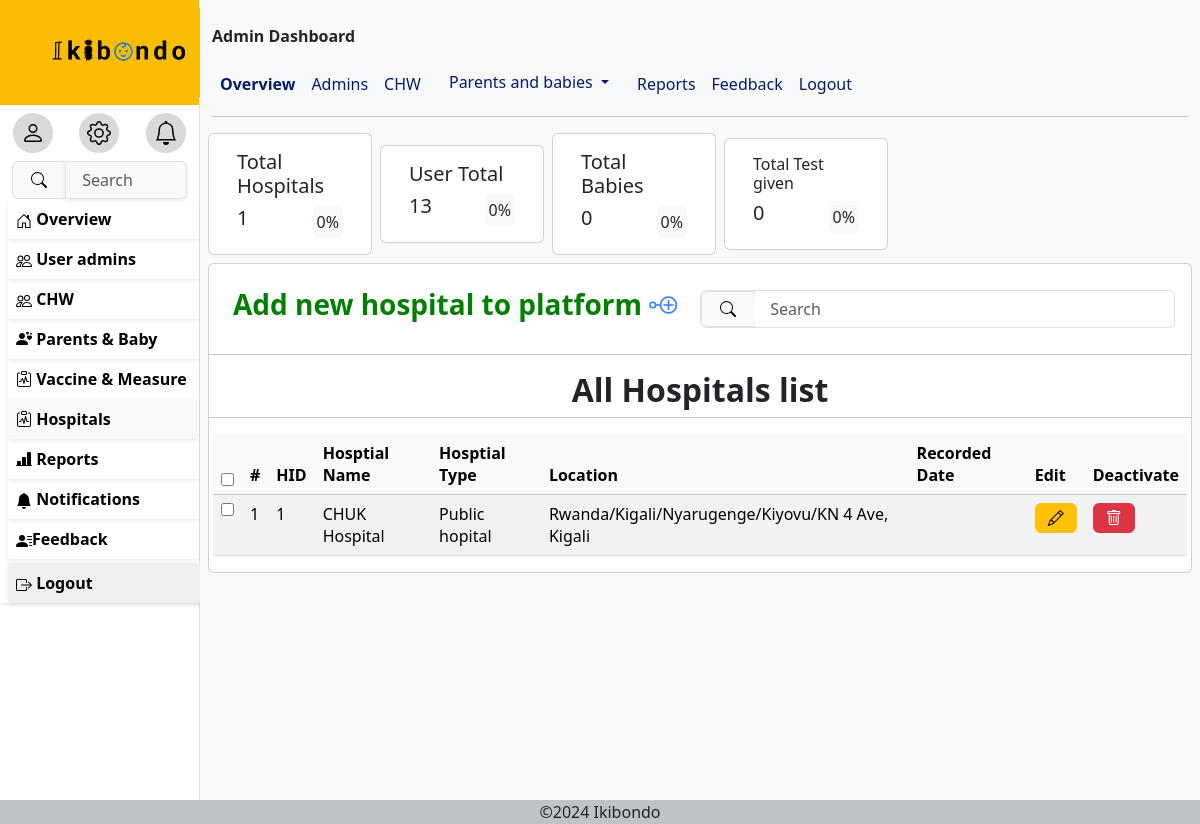
The app's page /hospitals (signed in) with its own data.
### ikibondoapp/models.py (models this page shows, shortened)
class Hospital(models.Model):
    HID= models.PositiveBigIntegerField(primary_key=True)
    LocationId=models.ForeignKey(Location, on_delete=models.CASCADE,related_name='Hospital')
    Names= models.CharField(max_length=100)
    Hospitaltype= models.TextField()

class Location(models.Model):
    LocationId= models.PositiveIntegerField(primary_key=True)
    Country = models.CharField(max_length=100, default='Rwanda', blank=True)
    Provence= models.CharField(max_length=100)
    District= models.CharField(max_length=100)
    Village= models.CharField(max_length=100)
    Streetcode=models.CharField(max_length=50,blank=True)
    def __str__(self):
        return  f"{self.Country}/{self.Provence}/{self.District}/{self.Village}/{self.Streetcode}"
    class Meta:
        verbose_name_plural="Locations"

### ikibondoapp/views.py (the view)
# urls.py: path('hospitals',hospital_view,name='hospitals'),
@login_required
def hospital_view(request):
    user=request.user
    hos=Hospital.objects.all()
    return render(request,'hospitals.html',{'user':user,'totals':total,'hospitals':hos})

### TEMPLATES/hospitals.html (shortened to what this page needs)
{% extends 'base.html' %}
{%block menu%}
     <a href="{% url 'useradmin' %}" class="remove">
      <div class="p-2 ms-2 shadow-sm fw-bold hovs">
        Overview</div>
     </a>
     {%if user.role == 'Superadmin'%}
     <a href="{% url 'admins'%}" class="remove">
      <div class="p-2 ms-2 shadow-sm fw-bold hovs">
        User admins
       </div>
     </a>
     {%endif%}
     {% if user.role == 'Superadmin' or user.role == 'Nurse'%}
     <a href="{% url 'chw'%}" class="remove">
      <div class="p-2 ms-2 shadow-sm fw-bold  hovs">
        CHW
       </div>
     </a>
     {%endif%}
     <a href="{% url 'parents' %}" class="remove hovs">
      <div class="p-2  ms-2 shadow-sm fw-bold hovs">
        <i class="bi bi-person-hearts"></i>
         Parents & Baby</div>
     </a>
     <a href="{% url 'vaccine' %}" class="remove">
      <div class="p-2 ms-2 shadow-sm fw-bold hovs">
        <i class="bi bi-clipboard-pulse"></i>
         Vaccine & Measure</div>
     </a>
     {% if user.role == 'Superadmin' or user.role == 'Nurse'%}
     <a href="{% url 'hospitals' %}" class="remove">
      <div class="p-2 ms-2 shadow-sm fw-bold bg-light hovs">
        <i class="bi bi-clipboard-pulse"></i>
         Hospitals</div>
     </a>
     <a href="{% url 'reports' %}" class="remove">
      <div class="p-2 ms-2 shadow-sm fw-bold  hovs">
        <i class="bi bi-bar-chart-line-fill"></i>
        Reports</div>
     </a>
     {%endif%}
     <a href="{% url 'notification'%}" class="remove">
      <div class="p-2 ms-2 shadow-sm fw-bold  hovs">
        <svg xmlns="http://www.w3.org/2000/svg" width="16" height="16" fill="currentColor" class="bi bi-bell-fill" viewBox="0 0 16 16">
          <path d="M8 16a2 2 0 0 0 2-2H6a2 2 0 0 0 2 2m.995-14.901a1 1 0 1 0-1.99 0A5 5 0 0 0 3 6c0 1.098-.5 6-2 7h14c-1.5-1-2-5.902-2-7 0-2.42-1.72-4.44-4.005-4.901"/>
        </svg>
         Notifications</div>
     </a>
     {%if user.role == 'Superadmin' or user.role == 'Nurse'%}
     <a href="{% url 'adminfeedback'%}" class="remove">
      <div class="p-2 ms-2 shadow-sm fw-bold  hovs">
        Feedback
        </div>
     </a>
     {%endif%}
        <div>
        <form method="post" action="{% url 'logout' %}" class="container-fluid p-0 shadow-sm mt-1">
          <button type="submit" class="p-2 ms-2 shadow-sm fw-bold container-fluid border-0  text-start hovs">
             Logout</button>
          </form>
         </div>
{%endblock%}
{%block content%}
             <div class="row px-2 hstack gap-2">
                <div class="card col-md-2 hov">
                    <div class="card-body">
                      <h5 class="card-title">Total Hospitals</h5>
                      <div class="hstack">
                      <div class="card-link fs-5 h1">{{totals.totalhospital}}</div>
                      <div class="card-link bg-light hov rounded p-1 ms-auto">0%</div>
                      </div>
                    </div>
                  </div>
               <div class="card col-md-2 hov">
                 <div class="card-body">
                   <h5 class="card-title">User Total</h5>
                   <div class="hstack">
                   <div class="card-link fs-5 h1">
                    {{totals.totaluser}}
                   </div>
                   <div class="card-link bg-light p-1 rounded ms-auto">0%</div>
                   </div>
                 </div>
               </div>
               <div class="card col-md-2 hov">
                 <div class="card-body">
                   <h5 class="card-title">Total Babies</h5>
                   <div class="hstack">
                   <div class="card-link fs-5 h1">{{totals.totalbabies}}</div>
                   <div class="card-link bg-light rounded p-1 ms-auto">0%</div>
                   </div>
                 </div>
               </div>
               <div class="card col-md-2 hov">
                 <div class="card-body">
                   <h5 class="card-title h6">Total Test given</h5>
                   <div class="hstack">
                   <div class="card-link fs-5 h1">{{totals.totaltests}}</div>
                   <div class="card-link bg-light rounded p-1 ms-auto">0%</div>
                   </div>
                 </div>
               </div>
             </div>
             <div class="row gx-2 card  mt-2">
                <div class="card-body">
               <div class="hstack">
                <a href="{% url 'hospitals' %}" style="text-decoration: none;color: #000;">
                  <h3 class="p-2" style="color:green;font-weight: bold;">Add new hospital to platform <i class="bi bi-node-plus" style="color:#4285F4;"></i></h3>
                </a>
                <form class="form-control ms-auto p-0 w-50">
                    <div class="input-group">
                      <span class="input-group-text" id="basic-addon1"><button type="button" class="border-0 bg-light">
                        <svg xmlns="http://www.w3.org/2000/svg" width="16" height="16" fill="currentColor" class="bi bi-search" viewBox="0 0 16 16">
                        <path d="M11.742 10.344a6.5 6.5 0 1 0-1.397 1.398h-.001q.044.06.098.115l3.85 3.85a1 1 0 0 0 1.415-1.414l-3.85-3.85a1 1 0 0 0-.115-.1zM12 6.5a5.5 5.5 0 1 1-11 0 5.5 5.5 0 0 1 11 0"/>
                        </svg>
                        </button>
                      </span>
                      <input type="text" class="form-control rounded border-0" placeholder=" Search" aria-label="Username" aria-describedby="basic-addon1">
                    </div>
                  </form>
               </div>
             </div>
             <hr>
             <h2><center><b>All Hospitals list</b></center></h2>
             <hr>
             <div class="table-responsive ">
                <table class="table table-striped table-hover ">
                    <thead class="table-light">
                        <th scope="col"><input type="checkbox" id="selectAll"/></th>
                        <th scope="col">#</th>
                        <th scope="col">HID</th>
                        <th scope="col">Hosptial Name</th>
                        <th scope="col">Hosptial Type</th>
                        <th scope="col">Location</th>
                        <th scope="col">Recorded Date</th>
                        <th scope="col">Edit</th>
                        <th scope="col">Deactivate</th>
                    </thead>
                    <tbody id="userTableBody">
                      {% for hos in hospitals %}
                      <tr>
                        <td><input type="checkbox" class="userCheckbox" /></td>
                        <td>{{ forloop.counter }}</td>
                        <td>{{ hos.HID }}</td>
                        <td>{{ hos.Names }}</td>
                        <td>{{ hos.Hospitaltype}}</td>
                        <td>{{ hos.LocationId }}</td>
                        <td>{{ hos.Recordeddate }}</td>
                        <td>
                          <button
                            class="btn btn-md btn-warning editButton"
                            data-bs-toggle="modal"
                            data-bs-target="#editUserModal"
                          >
                            <i class="bi bi-pencil"></i>
                          </button>
                        </td>
                        <td>
                          <button class="btn btn-md btn-danger deleteButton">
                            <i class="bi bi-trash"></i>
                          </button>
                        </td>
                      </tr>
                      {% empty %}
                      <tr>
                        <td colspan="10" class="text-center">No Hospital found</td>
                      </tr>
                      {% endfor %}
                    </tbody>
                 </table>
             </div>
            </div>
{%endblock%}

### TEMPLATES/base.html (style rules this page uses)
*, *::before, *::after { box-sizing: border-box; }
* { margin: 0; }
body { font-family: system-ui; max-width: 100%; margin-inline: auto; }
.remove { text-decoration: none; color: #000; font-weight: bolder; }

### records on screen
Hospital: HID "1", Names "CHUK Hospital", Hospitaltype "Public hopital", LocationId "Rwanda/Kigali/Nyarugenge/Kiyovu/KN 4 Ave, Kigali"

### other values on screen
{{ totals.totalhospital }} "1"
{{ totals.totaluser }} "13"
{{ totals.totalbabies }} "0"
{{ totals.totaltests }} "0"
